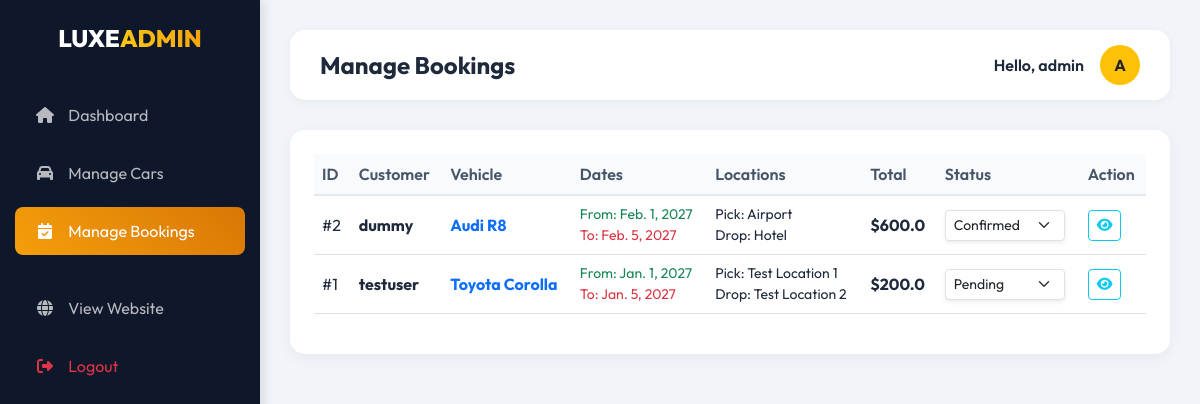
Page /dashboard/bookings/ (signed in) on the committed database.
### myapp/models.py (models this page shows, shortened)
class Booking(models.Model):
    STATUS_CHOICES = (
        ('Pending', 'Pending'),
        ('Confirmed', 'Confirmed'),
        ('Completed', 'Completed'),
        ('Cancelled', 'Cancelled'),
    )
    user = models.ForeignKey(User, on_delete=models.CASCADE, null=True, blank=True)
    car = models.ForeignKey(Car, on_delete=models.CASCADE, null=True)
    pickup_date = models.DateField(null=True)
    drop_date = models.DateField(null=True)
    pickup_location = models.CharField(max_length=300, null=True)
    drop_location = models.CharField(max_length=300, null=True)
    total_amount = models.FloatField(null=True, blank=True)
    status = models.CharField(max_length=20, choices=STATUS_CHOICES, default='Pending')
    date_booked = models.DateTimeField(auto_now_add=True)

class Car(models.Model):
    category = models.ForeignKey(CarCategory, related_name='cars', on_delete=models.SET_NULL, null=True)
    name = models.CharField(max_length=200, null=True)
    rate_per_day = models.FloatField(null=True)
    description = models.TextField(null=True, blank=True)
    features = models.CharField(max_length=500, null=True, blank=True, help_text="Comma separated features e.g. AC, Auto, 4 Seats")
    image = models.ImageField(upload_to='cars/', null=True, blank=True)
    is_available = models.BooleanField(default=True)
    date_added = models.DateTimeField(auto_now_add=True, null=True)

### myapp/views.py (the view)
# urls.py: path('dashboard/bookings/', views.custom_admin_bookings, name='custom_admin_bookings'),
@user_passes_test(is_admin)
def custom_admin_bookings(request):
    bookings = Booking.objects.all().order_by('-date_booked')
    return render(request, 'custom_admin/bookings.html', {'bookings': bookings})

### myapp/views.py (called while the page is built)
def is_admin(user):
    return user.is_authenticated and user.is_staff

### myapp/templates/custom_admin/bookings.html (shortened to what this page needs)
{% extends 'custom_admin/base.html' %}
{% block page_title %}Manage Bookings{% endblock %}
{% block content %}
<div class="glass-card p-4">
    <div class="table-responsive">
        <table class="table table-hover align-middle">
            <thead>
                <tr>
                    <th>ID</th>
                    <th>Customer</th>
                    <th>Vehicle</th>
                    <th>Dates</th>
                    <th>Locations</th>
                    <th>Total</th>
                    <th>Status</th>
                    <th>Action</th>
                </tr>
            </thead>
            <tbody>
                {% for booking in bookings %}
                <tr>
                    <td>#{{ booking.id }}</td>
                    <td class="fw-bold">{{ booking.user.username }}</td>
                    <td class="text-primary fw-bold">{{ booking.car.name }}</td>
                    <td>
                        <small class="d-block text-success">From: {{ booking.pickup_date }}</small>
                        <small class="d-block text-danger">To: {{ booking.drop_date }}</small>
                    </td>
                    <td>
                        <small class="d-block">Pick: {{ booking.pickup_location }}</small>
                        <small class="d-block">Drop: {{ booking.drop_location }}</small>
                    </td>
                    <td class="fw-bold">${{ booking.total_amount }}</td>
                    <td>
                        <form method="POST" action="{% url 'custom_admin_update_booking' booking.id %}" class="d-flex align-items-center">
                            <select name="status" class="form-select form-select-sm shadow-sm" style="width: 120px;" onchange="this.form.submit()">
                                <option value="Pending" {% if booking.status == 'Pending' %}selected{% endif %}>Pending</option>
                                <option value="Confirmed" {% if booking.status == 'Confirmed' %}selected{% endif %}>Confirmed</option>
                            </select>
                        </form>
                    </td>
                    <td>
                        <a href="#" class="btn btn-sm btn-outline-info" title="View Details"><i class="fas fa-eye"></i></a>
                    </td>
                </tr>
                {% empty %}
                <tr><td colspan="8" class="text-center py-4">No bookings found.</td></tr>
                {% endfor %}
            </tbody>
        </table>
    </div>
</div>
{% endblock %}

### myapp/templates/custom_admin/base.html (shortened to what this page needs)
<!DOCTYPE html>
<html lang="en">
<head>
    <link href="https://cdn.jsdelivr.net/npm/bootstrap@5.3.0/dist/css/bootstrap.min.css" rel="stylesheet">
    <link rel="stylesheet" href="https://cdnjs.cloudflare.com/ajax/libs/font-awesome/6.4.0/css/all.min.css">
</head>
<body>
    <div class="sidebar">
        <a href="{% url 'custom_admin_dashboard' %}" class="sidebar-brand">LUXE<span class="text-gradient">ADMIN</span></a>
        <ul class="nav flex-column">
            <li class="nav-item">
                <a class="nav-link {% if request.resolver_match.url_name == 'custom_admin_dashboard' %}active{% endif %}" href="{% url 'custom_admin_dashboard' %}">
                    <i class="fas fa-home"></i> Dashboard
                </a>
            </li>
            <li class="nav-item">
                <a class="nav-link {% if 'car' in request.resolver_match.url_name %}active{% endif %}" href="{% url 'custom_admin_cars' %}">
                    <i class="fas fa-car"></i> Manage Cars
                </a>
            </li>
            <li class="nav-item">
                <a class="nav-link {% if 'booking' in request.resolver_match.url_name %}active{% endif %}" href="{% url 'custom_admin_bookings' %}">
                    <i class="fas fa-calendar-check"></i> Manage Bookings
                </a>
            </li>
            <li class="nav-item mt-4">
                <a class="nav-link" href="{% url 'home' %}">
                    <i class="fas fa-globe"></i> View Website
                </a>
            </li>
            <li class="nav-item">
                <a class="nav-link text-danger" href="{% url 'logout' %}">
                    <i class="fas fa-sign-out-alt"></i> Logout
                </a>
            </li>
        </ul>
    </div>
    <div class="main-content">
        <div class="top-header">
            <h4 class="mb-0 fw-bold">{% block page_title %}Dashboard{% endblock %}</h4>
            <div class="user-info d-flex align-items-center">
                <span class="me-3 fw-semibold">Hello, {{ request.user.username }}</span>
                <div class="bg-warning text-dark rounded-circle d-flex align-items-center justify-content-center fw-bold" style="width: 40px; height: 40px;">
                    {{ request.user.username|make_list|first|upper }}
                </div>
            </div>
        </div>
        {% block content %}{% endblock %}
    </div>
</body>
</html>

### myapp/templates/custom_admin/base.html (style rules this page uses)
body { font-family: 'Outfit', sans-serif; background: #f1f5f9; color: #1e293b; }
.sidebar { width: 260px; background: #0f172a; color: white; position: fixed; height: 100vh; left: 0; top: 0; padding-top: 20px; box-shadow: 4px 0 10px rgba(0,0,0,0.1); }
.sidebar-brand { font-size: 1.5rem; font-weight: 800; text-align: center; margin-bottom: 30px; color: white; text-decoration: none; display: block; }
.text-gradient { background: linear-gradient(45deg, #facc15, #f59e0b); -webkit-background-clip: text; -webkit-text-fill-color: transparent; }
.nav-item { margin: 5px 15px; }
.nav-link { color: rgba(255,255,255,0.7); border-radius: 8px; padding: 12px 20px; transition: all 0.3s; }
.nav-link:hover, .nav-link.active { background: linear-gradient(45deg, #f59e0b, #d97706); color: white; }
.nav-link i { margin-right: 10px; width: 20px; text-align: center; }
.main-content { margin-left: 260px; padding: 30px; }
.glass-card { background: white; border-radius: 15px; box-shadow: 0 4px 15px rgba(0,0,0,0.05); border: none; transition: all 0.3s ease; }
.top-header { background: white; padding: 15px 30px; border-radius: 15px; box-shadow: 0 2px 10px rgba(0,0,0,0.05); margin-bottom: 30px; display: flex; justify-content: space-between; align-items: center; }
.table th { background: #f8fafc; color: #475569; font-weight: 600; border-bottom: 2px solid #e2e8f0; }
.table td { vertical-align: middle; color: #1e293b; }

### rows in the picture
Booking: id "2", user.username "dummy", car.name "Audi R8", pickup_date "Feb. 1, 2027", drop_date "Feb. 5, 2027", pickup_location "Airport", drop_location "Hotel", total_amount "600.0", status "Confirmed"
Booking: id "1", user.username "testuser", car.name "Toyota Corolla", pickup_date "Jan. 1, 2027", drop_date "Jan. 5, 2027", pickup_location "Test Location 1", drop_location "Test Location 2", total_amount "200.0", status "Pending"

### other values in the picture
{{ request.user.username }} "admin"
{{ request.user.username|make_list|first|upper }} "A"
